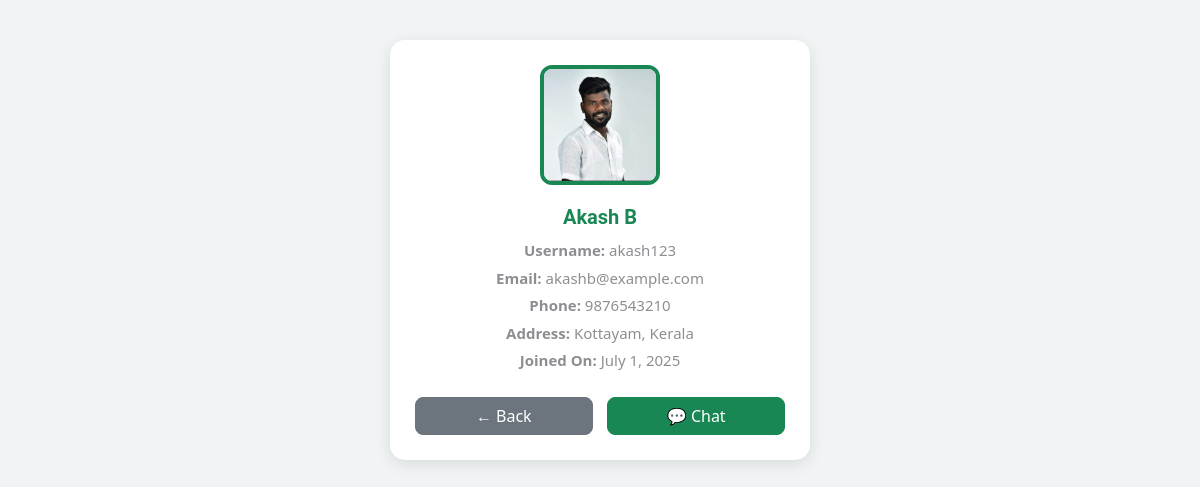
Screenshot of /user/view_volunteer.php?username=akash123 (signed in) with the database file from the repository.
### tables this page shows
CREATE TABLE `users` (
  `id` int(11) NOT NULL,
  `username` varchar(100) NOT NULL,
  `photo` varchar(255) DEFAULT NULL,
  `password_hash` varchar(255) NOT NULL,
  `role` enum('admin','volunteer') NOT NULL,
  `created_at` timestamp NOT NULL DEFAULT current_timestamp(),
  `full_name` varchar(100) DEFAULT NULL,
  `email` varchar(100) DEFAULT NULL,
  `phone` varchar(20) DEFAULT NULL,
  `address` text DEFAULT NULL,
  `status` tinyint(1) NOT NULL DEFAULT 0 COMMENT '0=pending, 1=approved, 2=declined'
);

### user/view_volunteer.php (the view, shortened to what this page needs)
<?php
include __DIR__ . '/../config/db.php';
$username = $_GET['username'];
$stmt = $conn->prepare("SELECT * FROM users WHERE username = ? AND role = 'volunteer'");
$stmt->bind_param("s", $username);
$stmt->execute();
$result = $stmt->get_result();
if (!$row = $result->fetch_assoc()) {
    echo "❌ Volunteer not found.";
    exit();
}
$fullName = $row['full_name'] ?? ucwords($row['username']);
$email = $row['email'] ?? 'Not Provided';
$phone = $row['phone'] ?? 'Not Provided';
$address = $row['address'] ?? 'Not Provided';
$joined = date("F j, Y", strtotime($row['created_at']));
$photo = !empty($row['photo']) ? "../assets/images/" . $row['photo'] : "../assets/images/default.jpg";
?>
<!DOCTYPE html>
<html lang="en">
<head>
  <link rel="stylesheet" href="../assets/css/bootstrap.min.css">
</head>
<body>
<div class="id-card">
  <img src="<?= htmlspecialchars($photo) ?>" alt="Volunteer Photo" class="photo">
  <h5><?= htmlspecialchars($fullName) ?></h5>
  <p><strong>Username:</strong> <?= htmlspecialchars($row['username']) ?></p>
  <p><strong>Email:</strong> <?= htmlspecialchars($email) ?></p>
  <p><strong>Phone:</strong> <?= htmlspecialchars($phone) ?></p>
  <p><strong>Address:</strong> <?= htmlspecialchars($address) ?></p>
  <p><strong>Joined On:</strong> <?= htmlspecialchars($joined) ?></p>
  <div class="buttons">
    <a href="http://localhost/ReliefLink/user/admin/volunteers.php" class="btn btn-secondary">← Back</a>
    <a href="chat_with_volunteer.php?username=<?= urlencode($row['username']) ?>" class="btn btn-success">💬 Chat</a>
  </div>
</div>
</body>
</html>

### user/view_volunteer.php (style rules this page uses)
body { background: #f0f4f5; font-family: 'Segoe UI', sans-serif; display: flex; align-items: center; justify-content: center; padding: 40px; }
.id-card { width: 420px; background: white; border-radius: 15px; box-shadow: 0 4px 16px rgba(0,0,0,0.1); overflow: hidden; text-align: center; padding: 25px; }
.id-card img.photo { width: 120px; height: 120px; object-fit: cover; border-radius: 12px; margin-bottom: 20px; border: 4px solid #198754; }
.id-card h5 { margin: 0 0 10px; font-weight: bold; color: #198754; }
.id-card p { margin: 5px 0; font-size: 15px; }
.buttons { display: flex; justify-content: space-between; margin-top: 25px; }
.buttons a { width: 48%; }

### rows the page displays
users: photo (picture), full_name "Akash B", username "akash123", email "akashb@example.com", phone "9876543210", address "Kottayam, Kerala", created_at "July 1, 2025"
